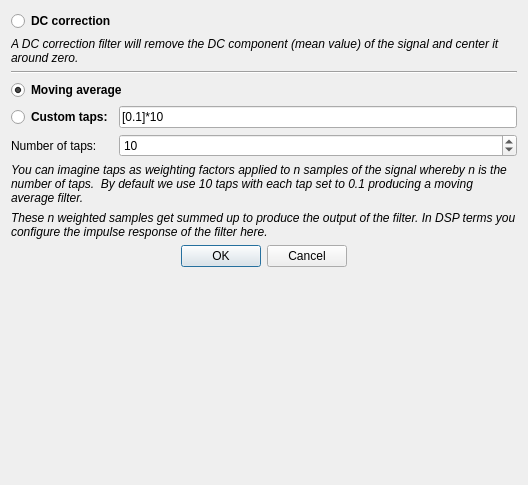
<?xml version="1.0" encoding="UTF-8"?>
<ui version="4.0">
 <class>FilterDialog</class>
 <widget class="QDialog" name="FilterDialog">
  <property name="geometry">
   <rect>
    <x>0</x>
    <y>0</y>
    <width>528</width>
    <height>485</height>
   </rect>
  </property>
  <property name="windowTitle">
   <string>Configure filter</string>
  </property>
  <property name="windowIcon">
   <iconset theme="view-filter">
    <normaloff>.</normaloff>.</iconset>
  </property>
  <layout class="QGridLayout" name="gridLayout">
   <item row="9" column="0">
    <widget class="QRadioButton" name="radioButtonCustomTaps">
     <property name="font">
      <font>
       <weight>75</weight>
       <bold>true</bold>
      </font>
     </property>
     <property name="text">
      <string>Custom taps:</string>
     </property>
    </widget>
   </item>
   <item row="15" column="0" colspan="2">
    <widget class="QDialogButtonBox" name="buttonBox">
     <property name="orientation">
      <enum>Qt::Horizontal</enum>
     </property>
     <property name="standardButtons">
      <set>QDialogButtonBox::Cancel|QDialogButtonBox::Ok</set>
     </property>
     <property name="centerButtons">
      <bool>true</bool>
     </property>
    </widget>
   </item>
   <item row="16" column="0">
    <spacer name="verticalSpacer">
     <property name="orientation">
      <enum>Qt::Vertical</enum>
     </property>
     <property name="sizeHint" stdset="0">
      <size>
       <width>20</width>
       <height>40</height>
      </size>
     </property>
    </spacer>
   </item>
   <item row="7" column="0" colspan="2">
    <widget class="Line" name="line">
     <property name="orientation">
      <enum>Qt::Horizontal</enum>
     </property>
    </widget>
   </item>
   <item row="8" column="0" colspan="2">
    <widget class="QRadioButton" name="radioButtonMovingAverage">
     <property name="font">
      <font>
       <weight>75</weight>
       <bold>true</bold>
      </font>
     </property>
     <property name="text">
      <string>Moving average</string>
     </property>
     <property name="checked">
      <bool>true</bool>
     </property>
    </widget>
   </item>
   <item row="10" column="1">
    <widget class="QSpinBox" name="spinBoxNumTaps">
     <property name="minimum">
      <number>1</number>
     </property>
     <property name="maximum">
      <number>999999999</number>
     </property>
     <property name="value">
      <number>10</number>
     </property>
    </widget>
   </item>
   <item row="6" column="0" colspan="2">
    <widget class="QLabel" name="label_4">
     <property name="font">
      <font>
       <italic>true</italic>
      </font>
     </property>
     <property name="text">
      <string>A DC correction filter will remove the DC component (mean value) of the signal and center it around zero.</string>
     </property>
     <property name="wordWrap">
      <bool>true</bool>
     </property>
    </widget>
   </item>
   <item row="9" column="1">
    <widget class="QLineEdit" name="lineEditCustomTaps">
     <property name="toolTip">
      <string>&lt;html&gt;&lt;head/&gt;&lt;body&gt;&lt;p&gt;You can configure custom filter taps here either explicit using [0.1, 0.2, 0.3] or with &lt;span style=&quot; font-weight:600;&quot;&gt;python programming shortcuts&lt;/span&gt; like [0.1] * 3 + [0.2] * 4 will result in [0.1, 0.1, 0.1, 0.2, 0.2, 0.2, 0.2]&lt;/p&gt;&lt;/body&gt;&lt;/html&gt;</string>
     </property>
     <property name="text">
      <string>[0.1]*10</string>
     </property>
    </widget>
   </item>
   <item row="10" column="0">
    <widget class="QLabel" name="label">
     <property name="text">
      <string>Number of taps:</string>
     </property>
    </widget>
   </item>
   <item row="13" column="0" colspan="2">
    <widget class="QLabel" name="label_3">
     <property name="font">
      <font>
       <italic>true</italic>
      </font>
     </property>
     <property name="text">
      <string>You can imagine taps as weighting factors applied to n samples of the signal whereby n is the number of taps.  By default we use 10 taps with each tap set to 0.1 producing a moving average filter.</string>
     </property>
     <property name="wordWrap">
      <bool>true</bool>
     </property>
    </widget>
   </item>
   <item row="14" column="0" colspan="2">
    <widget class="QLabel" name="label_2">
     <property name="font">
      <font>
       <italic>true</italic>
      </font>
     </property>
     <property name="text">
      <string>These n weighted samples get summed up to produce the output of the filter. In DSP terms you configure the impulse response of the filter here.</string>
     </property>
     <property name="wordWrap">
      <bool>true</bool>
     </property>
    </widget>
   </item>
   <item row="0" column="0" colspan="2">
    <widget class="QRadioButton" name="radioButtonDCcorrection">
     <property name="font">
      <font>
       <weight>75</weight>
       <bold>true</bold>
      </font>
     </property>
     <property name="text">
      <string>DC correction</string>
     </property>
    </widget>
   </item>
  </layout>
 </widget>
 <resources/>
 <connections/>
</ui>
